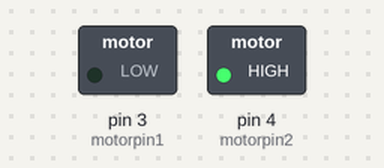
Recording of a sketch running on a simulated Arduino Uno, built with avr-gcc and run on an emulated ATmega328P. Shown: switched loads named in the sketch (green lamp = pin HIGH).

Above: at 0.1 s.
Timing chart, 0 to 1.6 s (numbered marks = the images above):
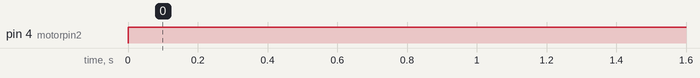

Measured:
- by itself, pin 4 (motorpin2): LOW → HIGH at 0.00 s

The sketch:

Test_Motor.ino
```cpp
// Community of Robots//

//Dc motor example code//

int motorpin1 = 3;                  //define digital output pin no.

int motorpin2 = 4;                  //define digital output pin no.

void setup () {

  pinMode(motorpin1,OUTPUT);        //set pin 3 as output

  pinMode(motorpin2,OUTPUT);        // set pin 4 as output

}

void loop () {

  digitalWrite(motorpin1,LOW);

  digitalWrite(motorpin2,HIGH);


}
```
